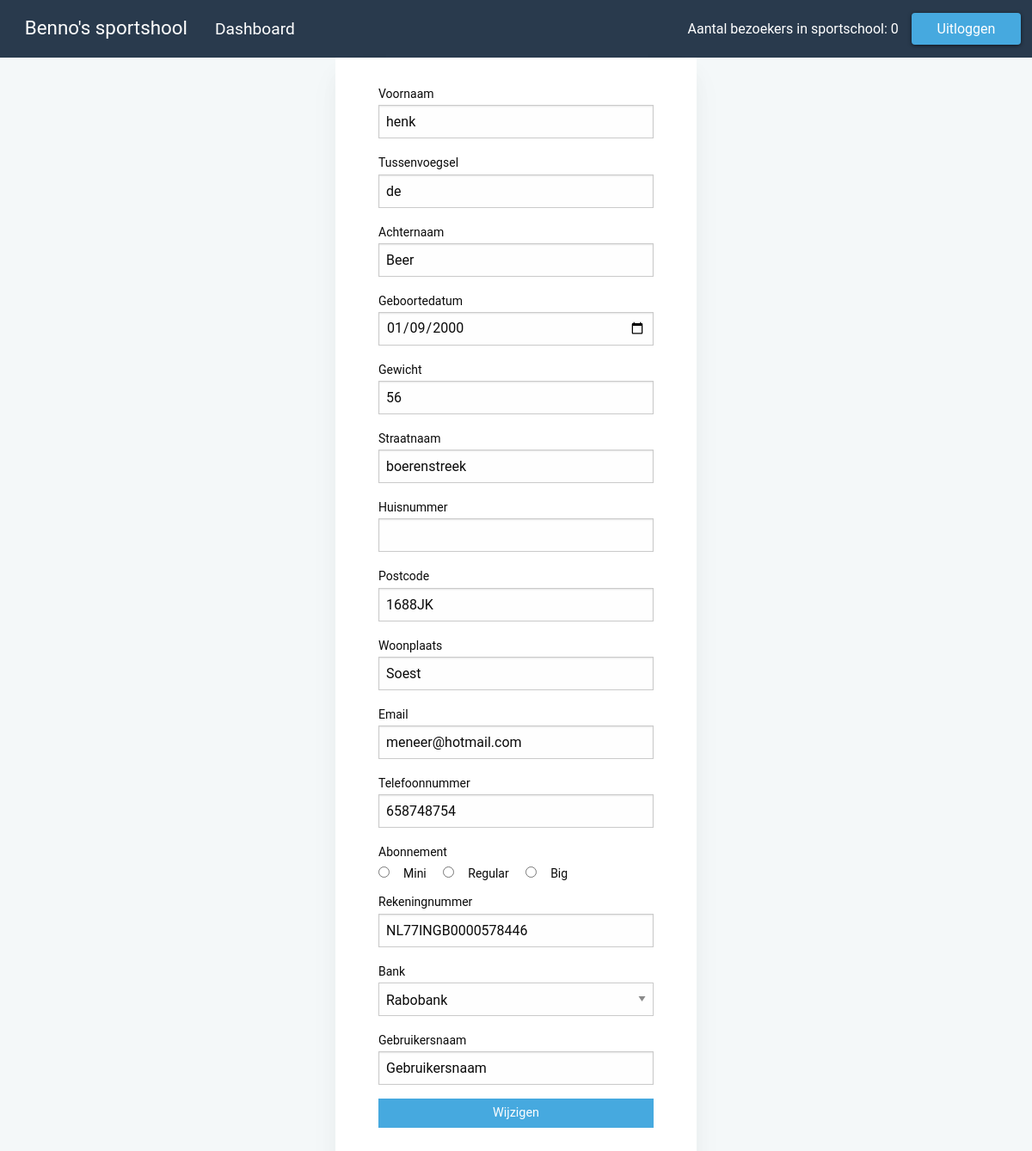
Screenshot of /update.php (signed in) with the database file from the repository.
### tables this page shows
CREATE TABLE `leden` (
  `lid_id` int(50) NOT NULL,
  `pas_code` varchar(256) NOT NULL,
  `lid_voornaam` varchar(256) NOT NULL,
  `lid_tsnvoegsel` varchar(256) NOT NULL,
  `lid_achternaam` varchar(256) NOT NULL,
  `lid_gewicht` int(50) NOT NULL,
  `lid_geboortedatum` date NOT NULL,
  `lid_email` varchar(256) NOT NULL,
  `lid_huisnr` int(50) NOT NULL,
  `lid_postcode` varchar(50) NOT NULL,
  `lid_straatnaam` varchar(256) NOT NULL,
  `lid_tel` int(50) NOT NULL,
  `lid_woonplaats` varchar(256) NOT NULL,
  `lid_rekeningnr` varchar(256) NOT NULL,
  `lid_bank` varchar(256) NOT NULL,
  `lid_abbo` varchar(256) NOT NULL,
  `lid_uid` varchar(256) NOT NULL,
  `lid_pwd` varchar(256) NOT NULL,
  `lid_registerdate` date NOT NULL,
  `IsLoggedIn` varchar(10) NOT NULL
);

### update.php (the view, shortened to what this page needs)
<?php
  include_once 'header.php'
?>
<?php
    $sql = "SELECT * FROM leden WHERE lid_uid = '" . $_SESSION['lid_uid'] . "'";
    $result = mysqli_query($conn, $sql);
    $row = mysqli_fetch_array($result)
?>
 <div class="grid-x align-center">
 <div class="cell shrink form-card">
<?php
        echo '<form action="includes/update.inc.php" method="POST">';
        echo '<label>Voornaam<input type="text" name=u_voornaam value="' . $row["lid_voornaam"] . '" placeholder=""/></label>';
        echo '<label>Tussenvoegsel<input type="text" name=u_tsnvoegsel value="' . $row["lid_tsnvoegsel"] . '" placeholder=""/></label>';
        echo '<label>Achternaam<input type="text" name=u_achternaam value="' . $row["lid_achternaam"] . '" placeholder=""/></label>';
        echo '<label>Geboortedatum<input type="date" name=u_geboortedatum value="' . $row["lid_geboortedatum"] . '" placeholder=""/></label>';
        echo '<label>Gewicht<input type="text" name=u_gewicht value="' . $row["lid_gewicht"] . '" placeholder=""/></label>';
        echo '<label>Straatnaam<input type="text" name=u_straatnaam value="' . $row["lid_straatnaam"] . '" placeholder=""/></label>';
        echo '<label>Huisnummer<input type="text" name=u_huisnummer value="' . $row["lid_huisnummer"] . '" placeholder=""/></label>';
        echo '<label>Postcode<input type="text" name=u_postcode value="' . $row["lid_postcode"] . '" placeholder=""/></label>';
        echo '<label>Woonplaats<input type="text" name=u_woonplaats value="' . $row["lid_woonplaats"] . '" placeholder=""/></label>';
        echo '<label>Email<input type="text" name=u_email value="' . $row["lid_email"] . '" placeholder=""/></label>';
        echo '<label>Telefoonnummer<input type="text" name=u_tel value="' . $row["lid_tel"] . '" placeholder=""/></label>';
        echo '<label>Abonnement<br>
            <input type="radio" name="u_abbo" id="mini" value="Mini"><label for="mini">Mini</label>
            <input type="radio" name="u_abbo" id="regular" value="Regular"><label for="regular">Regular</label>
            <input type="radio" name="u_abbo" id="big" value="Big"><label for="big">Big</label></label>';
        echo '<label>Rekeningnummer<input type="text" name=u_rekeningnr value="' . $row["lid_rekeningnr"] . '" placeholder=""/></label>';
        echo ' <label>Bank
        <select name="u_bank" value="' . $row["lid_bank"] . '" required>
        <option value="Rabobank">Rabobank</option>
        <option value="ING">ING</option>
        <option value="ABN Ambro">ABN Ambro</option>
        <option value="Triodos Bank">Triodos Bank</option>
        <option value="Deltra Lloyd">Delta Lloyd</option>
        <option value="AEGON Bank">AEGON Bank</option>
        <option value="NN Bank">NN Bank</option>
        </select>';
        echo '<label>Gebruikersnaam<input type="text" name=u_uid value="' . $row["lid_uid"] . '" placeholder=""/>';
        echo '<input class="button" type="submit" value="Wijzigen"/>';
        echo'</form>';
    ?>
    </div>
    </div>
    <?php
  include_once 'footer.php'
?>

### rows the page displays
leden: u_voornaam "henk", u_tsnvoegsel "de", u_achternaam "Beer", u_geboortedatum "01/09/2000", u_gewicht "56", u_straatnaam "boerenstreek", u_postcode "1688JK", u_woonplaats "Soest", u_email "meneer@hotmail.com", u_tel "658748754", u_rekeningnr "NL77INGB0000578446", u_bank "Rabobank", u_uid "Gebruikersnaam"

### other values shown
$result[0] "0"
